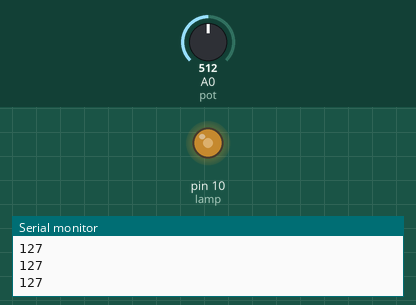
Simulated run of this sketch. Board: Arduino Uno, built with avr-gcc and run on an emulated ATmega328P. On the bench: output pins drawn as LEDs (lit = HIGH), the last lines printed to the serial monitor. Inputs (shaded band) come from the test bench; at power-on: A0 (pot) = 512.

Above: at 1.2 s.
1.3 s: A0 (pot) set to 716
At 1.9 s:
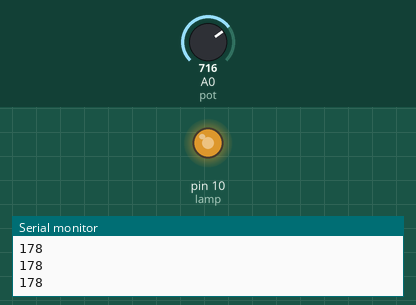
2.8 s: A0 (pot) set to 900
At 3.1 s:
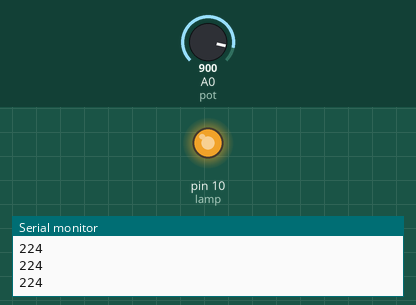
4.3 s: A0 (pot) set to 122
At 5.3 s:
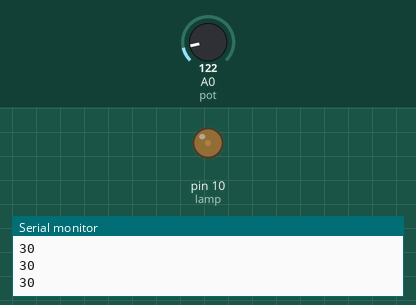
5.8 s: A0 (pot) set to 0
At 6.5 s:
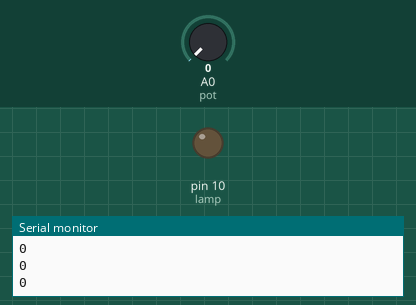
7.3 s: A0 (pot) set to 511
At 7.6 s:
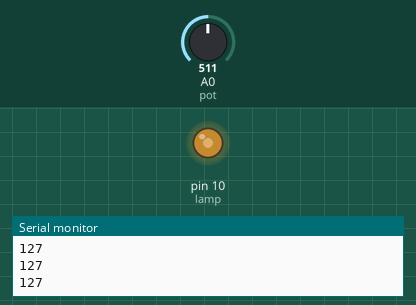
Timing chart, 0 to 9.8 s (numbered marks = the images above; inputs shaded):
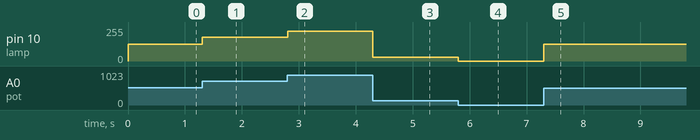

Measured:
- after the input at 1.3 s, pin 10 (lamp): 127/255 → 178/255 at once
- after the input at 2.8 s, pin 10 (lamp): 178/255 → 224/255 at once
- after the input at 4.3 s, pin 10 (lamp): 224/255 → 30/255 at once
- after the input at 5.8 s, pin 10 (lamp): 30/255 → 0/255 at once
- after the input at 7.3 s, pin 10 (lamp): 0/255 → 127/255 at once

The sketch:

Prog_5_Pot_Lamp.ino
```cpp
//configuracion de pines
int pot = A0;
int lamp = 10;

void setup() {
  //como se trabajará con un pin analogico, no es necesario establacer el modo de trabajo del pin

  //pwm, no requiere establecer el modo de trabajo del pin

  Serial.begin(9600);
}

int i;
void loop() {

  i = analogRead(pot);  // [0 - 1023]  //1024 valores posibles

  //PWM [ 0 - 255 ]  <- analogWrite
  // Digital [ 0 - 1 ]  <- digital read o write

//Parametros:
//valor a convertir,
//val. Men. Intervalo org.,
//val. May. Intervalo org.,
//val. Men. Intervalo dest.,
//val. May. Intervalo dest.
  i = map(i, 0, 1023, 0, 255); //Convierte un numero de un intervalo origen a su equivalente en un intervalo destino

  analogWrite(lamp, i);

  Serial.println(i);

}
```
